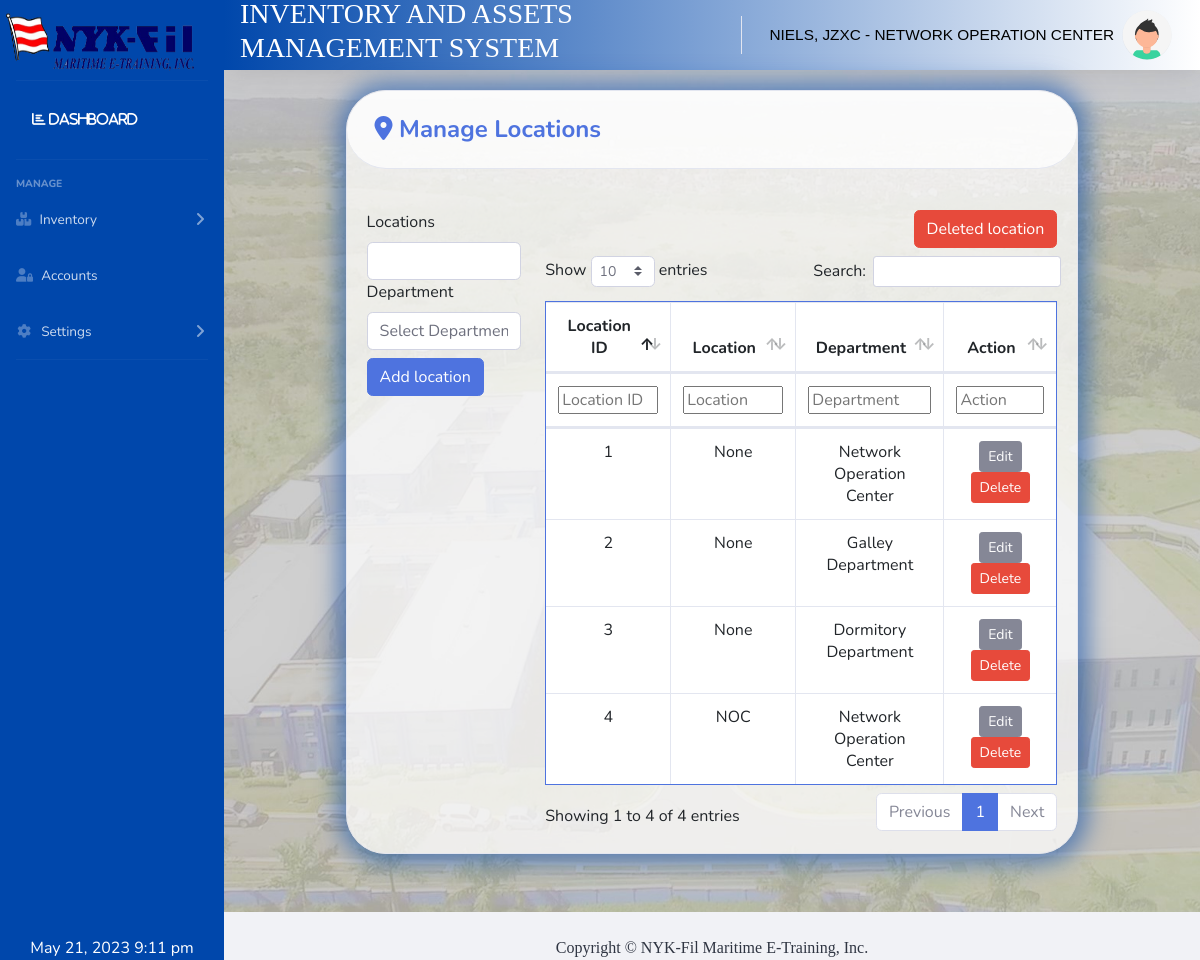
The page /pages/location.php (signed in) on the database its author committed.
### tables this page shows
CREATE TABLE `location_tbl` (
  `locationid` int(11) NOT NULL,
  `locationname` varchar(250) NOT NULL,
  `departmentid` int(11) NOT NULL,
  `loc_deleted` int(11) NOT NULL
);

CREATE TABLE `department_tbl` (
  `departmentid` int(11) NOT NULL,
  `department` varchar(255) NOT NULL,
  `dept_deleted` int(11) NOT NULL
);

### pages/locationclass.php (the view, shortened to what this page needs)
<?php
function populatetbllocation($userlevelid, $userdeptid)
{
  try
  {
    include '../includes/dbcon.php';
    if($userlevelid == 2)
    {
      $statement = $conn->prepare("Select a.locationid,a.locationname,a.loc_deleted,
                                b.department from location_tbl as a
                                    inner join department_tbl as b on a.departmentid=b.departmentid where a.departmentid = ".$userdeptid." and a.loc_deleted= 1 ");
    }
    else if($userlevelid == 1 || $userlevelid == 3)
    {
      $statement = $conn->prepare("Select a.locationid,a.locationname,a.loc_deleted,
                                b.department from location_tbl as a
                                    inner join department_tbl as b on a.departmentid=b.departmentid where a.loc_deleted= 1 ");
    }
    $statement->execute();
    $result = $statement->get_result();
          while($row = $result->fetch_assoc())
          {
              echo "<tr>";
              echo "<td>".$row["locationid"]."</td>";
              echo "<td>".$row["locationname"]."</td>";
              if($userlevelid == 1)
              {
                echo "<td>".$row["department"]."</td>";
              }
              echo "<td>
              <a class='btn btn-secondary btn-sm edit_btn' style='color:white;'>
              Edit
              </a>
              <a class='btn btn-danger btn-sm ' onclick='return checkdelete()' href='locationdelete.php?id=".$row["locationid"]."' style='color:white;'>
              Delete
              </a>
              </td>";
              echo "</tr>";
          }
  }
  catch (\Exception $e)
  {
  }
}
?>

### pages/head.php (style rules this page uses)
table,th,td { color:black; }

### rows shown on the page
location_tbl: locationid "1", locationname "None", departmentid.department "Network Operation Center"
location_tbl: locationid "2", locationname "None", departmentid.department "Galley Department"
location_tbl: locationid "3", locationname "None", departmentid.department "Dormitory Department"
location_tbl: locationid "4", locationname "NOC", departmentid.department "Network Operation Center"

### other values the page prints
$userfullname "NIELS, JZXC"
$userdepartment "NETWORK OPERATION CENTER"
